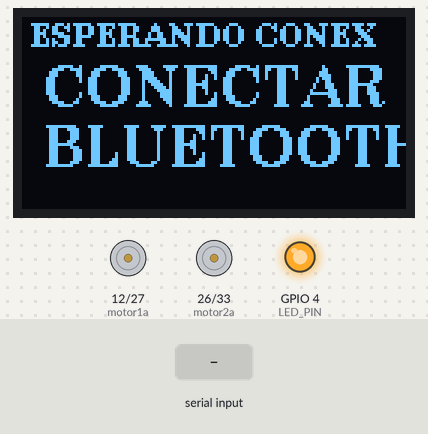
Simulated run of this sketch. Board: ESP32. On the bench: 128×64 one-colour display, motor-driver pin pairs drawn as motors (green arrow = first pin HIGH = forward, orange = second pin HIGH = backward, longer = more drive, scaled by the enable pin), output pins drawn as LEDs (lit = HIGH). The test bench sets the inputs (shaded band). Nothing arrives over Bluetooth unless stated; what the sketch prints to the serial monitor is not drawn.

Above: at 2.2 s.
2.3 s: "F" received over the second serial link
At 3.0 s:
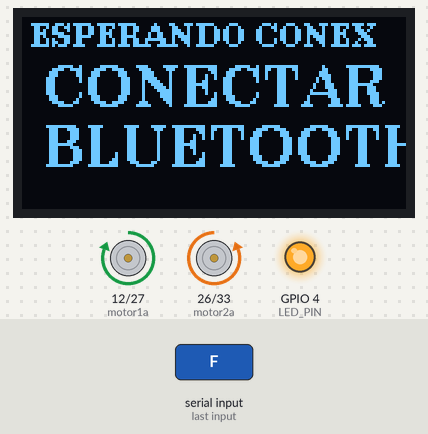
3.8 s: "B" received over the second serial link
At 4.2 s:
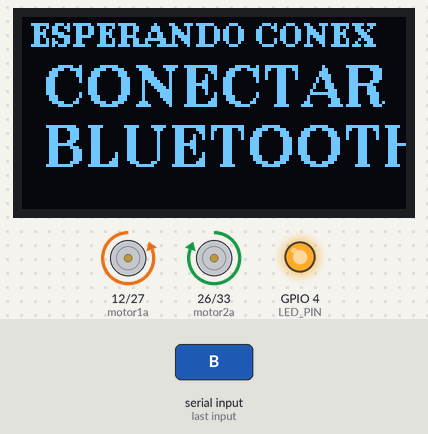
5.3 s: "L" received over the second serial link
At 6.5 s:
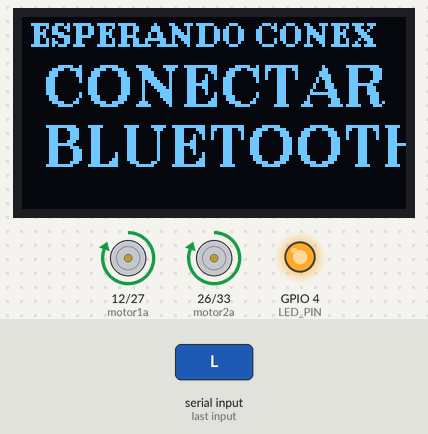
6.8 s: "R" received over the second serial link
At 7.6 s:
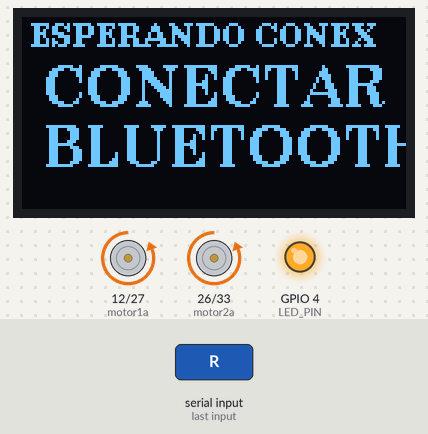
Timing chart, 0 to 9.3 s (numbered marks = the images above; inputs shaded):
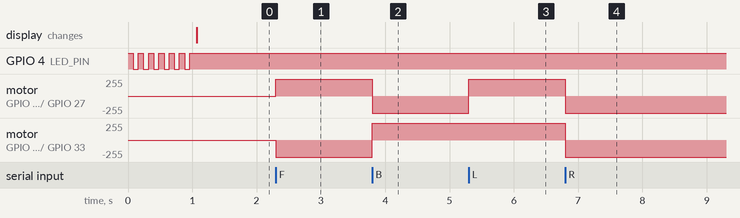

Measured:
- after the input at 2.3 s, motor on GPIO 12 (motor1a) / GPIO 27 (motor1b): stopped → forward 255/255 at once; motor on GPIO 26 (motor2a) / GPIO 33 (motor2b): stopped → backward 255/255 at once
- after the input at 3.8 s, motor on GPIO 12 (motor1a) / GPIO 27 (motor1b): forward 255/255 → backward 255/255 at once; motor on GPIO 26 (motor2a) / GPIO 33 (motor2b): backward 255/255 → forward 255/255 at once
- after the input at 5.3 s, motor on GPIO 12 (motor1a) / GPIO 27 (motor1b): backward 255/255 → forward 255/255 at once
- after the input at 6.8 s, motor on GPIO 12 (motor1a) / GPIO 27 (motor1b), motor on GPIO 26 (motor2a) / GPIO 33 (motor2b): forward 255/255 → backward 255/255 at once

The sketch:

bt_ps4_TDUINO_V3.3.ino
```cpp
// ====== Robot por Bluetooth clasico (ESP32) ======
// Comandos por BT: 'F' (adelante), 'B' (atrás), 'L' (izquierda), 'R' (derecha), 'S' (stop)

#include <Wire.h>
#include <U8g2lib.h>
#include "BluetoothSerial.h"

// --------------------- Display ---------------------
U8G2_SH1106_128X64_NONAME_F_HW_I2C display(U8G2_R2, /* reset=*/ U8X8_PIN_NONE);

// --------------------- Pines motores ----------------
const int motor1a = 12;
const int motor1b = 27;
const int motor2a = 26;
const int motor2b = 33;
const int enableA = 14;  // PWM canal A
const int enableB = 25;  // PWM canal B

// --------------------- PWM (LEDC) -------------------
const int PWM_CH_A = 0;
const int PWM_CH_B = 1;
const int PWM_FREQ = 20000;   // 20 kHz
const int PWM_RES  = 8;       // 8 bits (0-255)

// --------------------- Otros pines -------------------
const int LED_PIN = 4;

// --------------------- Estados ----------------------
BluetoothSerial SerialBT;

// ===== Utilidades =====
inline void pwmWriteA(uint8_t v){ ledcWrite(PWM_CH_A, v); }
inline void pwmWriteB(uint8_t v){ ledcWrite(PWM_CH_B, v); }

void stopMotors() {
  digitalWrite(motor1a, LOW);
  digitalWrite(motor1b, LOW);
  digitalWrite(motor2a, LOW);
  digitalWrite(motor2b, LOW);
  pwmWriteA(0);
  pwmWriteB(0);
}

void Titilar () {
  int t = 80;
  pinMode(LED_PIN, OUTPUT);
  for (int i = 0; i < 6; i++) {
    digitalWrite(LED_PIN, HIGH); delay(t);
    digitalWrite(LED_PIN, LOW);  delay(t);
  }
  digitalWrite(LED_PIN, HIGH);
}

// ===== Pantallas =====
void drawBTWaiting() {
  display.clearBuffer();
  display.setFont(u8g2_font_ncenB08_tr);
  display.drawStr(3, 10, "ESPERANDO CONEX");
  display.setFont(u8g2_font_ncenB14_tr);
  display.drawStr(3, 30, " CONECTAR");
  display.drawStr(3, 50, " BLUETOOTH");
  display.sendBuffer();
}

void setup() {
  Titilar();

  Serial.begin(115200);
  delay(50);

  display.begin();
  display.clearBuffer();

  // Pines motores
  pinMode(motor1a, OUTPUT);
  pinMode(motor1b, OUTPUT);
  pinMode(motor2a, OUTPUT);
  pinMode(motor2b, OUTPUT);

  // PWM nativo en enable A/B
  ledcSetup(PWM_CH_A, PWM_FREQ, PWM_RES);
  ledcSetup(PWM_CH_B, PWM_FREQ, PWM_RES);
  ledcAttachPin(enableA, PWM_CH_A);
  ledcAttachPin(enableB, PWM_CH_B);
  stopMotors();

  // Bluetooth clasico
  SerialBT.begin("Yo_Robot");  // Nombre visible por BT
  Serial.println("[BT] Listo. Nombre: Yo_Robot");
  drawBTWaiting();
}

void loop() {
  // Procesa comandos por Bluetooth
  if (SerialBT.available()) {
    char c = SerialBT.read();
    Serial.write(c);  // eco a monitor serie

    switch (c) {
      case 'F': // Adelante
        digitalWrite(motor1a, HIGH);
        digitalWrite(motor1b, LOW);
        digitalWrite(motor2a, LOW);
        digitalWrite(motor2b, HIGH);
        pwmWriteA(255);
        pwmWriteB(255);
        break;

      case 'B': // Atrás
        digitalWrite(motor1a, LOW);
        digitalWrite(motor1b, HIGH);
        digitalWrite(motor2a, HIGH);
        digitalWrite(motor2b, LOW);
        pwmWriteA(255);
        pwmWriteB(255);
        break;

      case 'L': // Izquierda (giro sobre el lugar)
        digitalWrite(motor1a, HIGH);
        digitalWrite(motor1b, LOW);
        digitalWrite(motor2a, HIGH);
        digitalWrite(motor2b, LOW);
        pwmWriteA(255);
        pwmWriteB(255);
        break;

      case 'R': // Derecha (giro sobre el lugar)
        digitalWrite(motor1a, LOW);
        digitalWrite(motor1b, HIGH);
        digitalWrite(motor2a, LOW);
        digitalWrite(motor2b, HIGH);
        pwmWriteA(255);
        pwmWriteB(255);
        break;

      case 'S': // Stop
      default:
        stopMotors();
        break;
    }
  }

  // Cede CPU al RTOS (baja latencia)
  delay(1);
}
```
